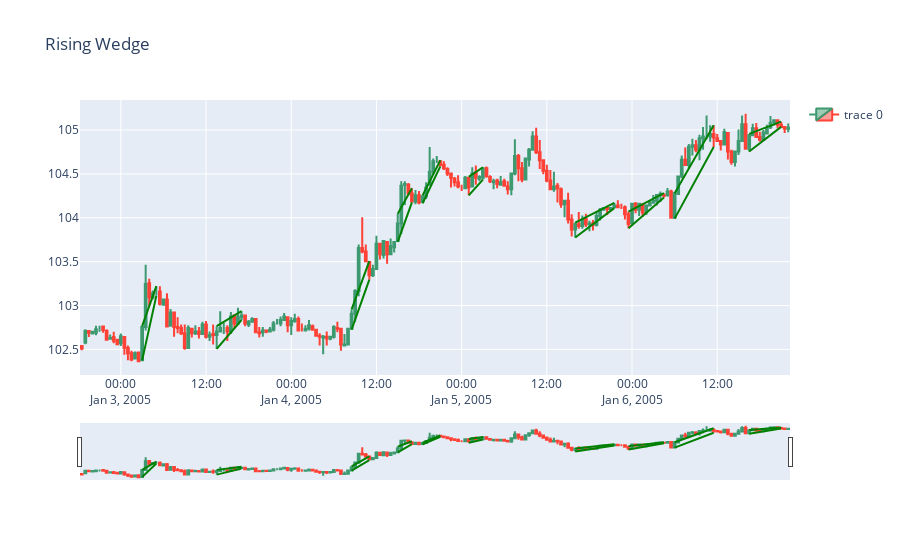

Notebook code cell kept with this figure:
### Code cell
################# Visualization Purpose ####################
high = list(data['high'])
low = list(data['low'])
datetime =  list(data['datetime'])
data, high_ls, datetime_ls, low_ls = rising_wedge(data,high,low,datetime,length = 5)

result_high, result_datetime, result_low = analysis_rising_wedge(data)

fig = go.Figure(data=[go.Candlestick(x=data['datetime'],
                open=data['open'],
                high=data['high'],
                low=data['low'],
                close=data['close'])])

for i in range(len(result_high)):
    fig.add_trace(go.Scatter(x=result_datetime[i], y=result_high[i] , mode='lines', marker_color = 'green', showlegend=False, name = 'Rising Wedge'))
    fig.add_trace(go.Scatter(x=result_datetime[i], y=result_low[i], mode='lines', marker_color = 'green',showlegend=False))

fig.update_layout(title="Rising Wedge")
fig.show()

### Figure 1 — Plotly figure (JSON) as saved in the notebook; plotly's stock layout.template omitted (floating-point values rounded to 4 significant figures; data arrays with more than 128 entries replaced by an {"elided": "..."} marker saying what was removed)
{"data": [{"close": {"elided": "200 float values"}, "high": {"elided": "200 float values"}, "low": {"elided": "200 float values"}, "open": {"elided": "200 float values"}, "type": "candlestick", "x": {"elided": "200 str values"}}, {"marker": {"color": "green"}, "mode": "lines", "name": "Rising Wedge", "showlegend": false, "type": "scatter", "x": ["2005-01-03T03:00:00.000000000Z", "2005-01-03T05:00:00.000000000Z"], "y": [102.4, 103.1]}, {"marker": {"color": "green"}, "mode": "lines", "showlegend": false, "type": "scatter", "x": ["2005-01-03T03:00:00.000000000Z", "2005-01-03T05:00:00.000000000Z"], "y": [102.8, 103.2]}, {"marker": {"color": "green"}, "mode": "lines", "name": "Rising Wedge", "showlegend": false, "type": "scatter", "x": ["2005-01-03T13:30:00.000000000Z", "2005-01-03T17:00:00.000000000Z"], "y": [102.5, 102.8]}, {"marker": {"color": "green"}, "mode": "lines", "showlegend": false, "type": "scatter", "x": ["2005-01-03T13:30:00.000000000Z", "2005-01-03T17:00:00.000000000Z"], "y": [102.8, 102.9]}, {"marker": {"color": "green"}, "mode": "lines", "name": "Rising Wedge", "showlegend": false, "type": "scatter", "x": ["2005-01-04T08:30:00.000000000Z", "2005-01-04T11:00:00.000000000Z"], "y": [102.7, 103.3]}, {"marker": {"color": "green"}, "mode": "lines", "showlegend": false, "type": "scatter", "x": ["2005-01-04T08:30:00.000000000Z", "2005-01-04T11:00:00.000000000Z"], "y": [103.0, 103.5]}, {"marker": {"color": "green"}, "mode": "lines", "name": "Rising Wedge", "showlegend": false, "type": "scatter", "x": ["2005-01-04T15:00:00.000000000Z", "2005-01-04T17:00:00.000000000Z"], "y": [103.7, 104.2]}, {"marker": {"color": "green"}, "mode": "lines", "showlegend": false, "type": "scatter", "x": ["2005-01-04T15:00:00.000000000Z", "2005-01-04T17:00:00.000000000Z"], "y": [104.0, 104.3]}, {"marker": {"color": "green"}, "mode": "lines", "name": "Rising Wedge", "showlegend": false, "type": "scatter", "x": ["2005-01-04T18:30:00.000000000Z", "2005-01-04T21:00:00.000000000Z"], "y": [104.2, 104.6]}, {"marker": {"color": "green"}, "mode": "lines", "showlegend": false, "type": "scatter", "x": ["2005-01-04T18:30:00.000000000Z", "2005-01-04T21:00:00.000000000Z"], "y": [104.3, 104.7]}, {"marker": {"color": "green"}, "mode": "lines", "name": "Rising Wedge", "showlegend": false, "type": "scatter", "x": ["2005-01-05T01:00:00.000000000Z", "2005-01-05T03:00:00.000000000Z"], "y": [104.3, 104.4]}, {"marker": {"color": "green"}, "mode": "lines", "showlegend": false, "type": "scatter", "x": ["2005-01-05T01:00:00.000000000Z", "2005-01-05T03:00:00.000000000Z"], "y": [104.5, 104.6]}, {"marker": {"color": "green"}, "mode": "lines", "name": "Rising Wedge", "showlegend": false, "type": "scatter", "x": ["2005-01-05T16:00:00.000000000Z", "2005-01-05T21:30:00.000000000Z"], "y": [103.8, 104.1]}, {"marker": {"color": "green"}, "mode": "lines", "showlegend": false, "type": "scatter", "x": ["2005-01-05T16:00:00.000000000Z", "2005-01-05T21:30:00.000000000Z"], "y": [103.9, 104.2]}, {"marker": {"color": "green"}, "mode": "lines", "name": "Rising Wedge", "showlegend": false, "type": "scatter", "x": ["2005-01-05T23:30:00.000000000Z", "2005-01-06T04:30:00.000000000Z"], "y": [103.9, 104.2]}, {"marker": {"color": "green"}, "mode": "lines", "showlegend": false, "type": "scatter", "x": ["2005-01-05T23:30:00.000000000Z", "2005-01-06T04:30:00.000000000Z"], "y": [104.1, 104.3]}, {"marker": {"color": "green"}, "mode": "lines", "name": "Rising Wedge", "showlegend": false, "type": "scatter", "x": ["2005-01-06T06:00:00.000000000Z", "2005-01-06T11:30:00.000000000Z"], "y": [104.0, 104.8]}, {"marker": {"color": "green"}, "mode": "lines", "showlegend": false, "type": "scatter", "x": ["2005-01-06T06:00:00.000000000Z", "2005-01-06T11:30:00.000000000Z"], "y": [104.3, 105.1]}, {"marker": {"color": "green"}, "mode": "lines", "name": "Rising Wedge", "showlegend": false, "type": "scatter", "x": ["2005-01-06T16:30:00.000000000Z", "2005-01-06T21:00:00.000000000Z"], "y": [104.8, 105.0]}, {"marker": {"color": "green"}, "mode": "lines", "showlegend": false, "type": "scatter", "x": ["2005-01-06T16:30:00.000000000Z", "2005-01-06T21:00:00.000000000Z"], "y": [105.0, 105.1]}], "layout": {"title": {"text": "Rising Wedge"}}}
